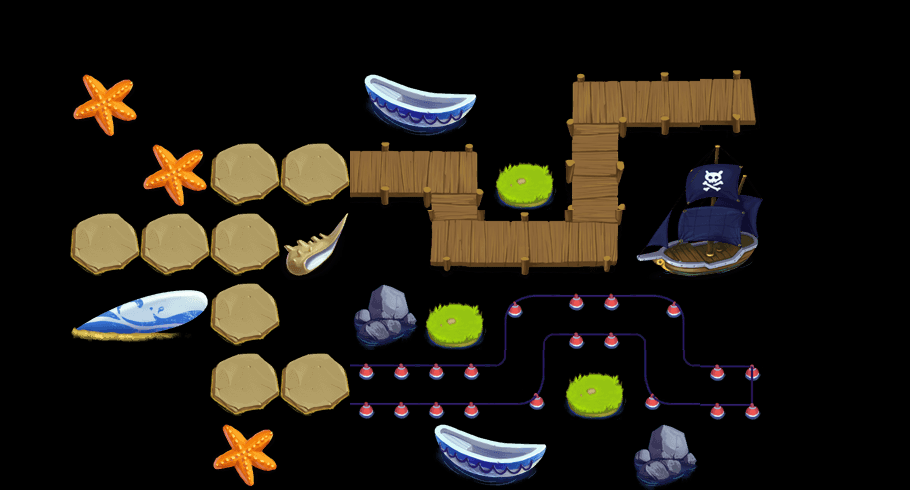

This is a level from a 2D game, rendered from its Tiled map with the project's own tilesets. A one-line summary and the map file follow, with tile-layer data summarised:
An orthogonal 13x7 tile map with 70x70 px tiles, 2 tile layers (content, things) and 47 objects (28x water, 3x waterTowerSeat, way1_0, way1_1, way1_2, ...).

<map version="1.0" orientation="orthogonal" width="13" height="7" tilewidth="70" tileheight="70">
 <tileset firstgid="1" name="theme1Tiles" tilewidth="70" tileheight="70" spacing="2" margin="2">
  <image source="theme4Tiles.png" width="512" height="512" />
  <tile id="3">
   <properties>
    <property name="thingIdx" value="309" />
   </properties>
  </tile>
  <tile id="5">
   <properties>
    <property name="thingIdx" value="310" />
   </properties>
  </tile>
  <tile id="7">
   <properties>
    <property name="thingIdx" value="405" />
   </properties>
  </tile>
  <tile id="9">
   <properties>
    <property name="thingIdx" value="201" />
   </properties>
  </tile>
  <tile id="10">
   <properties>
    <property name="thingIdx" value="308" />
   </properties>
  </tile>
  <tile id="12">
   <properties>
    <property name="thingIdx" value="121" />
   </properties>
  </tile>
  <tile id="13">
   <properties>
    <property name="thingIdx" value="122" />
   </properties>
  </tile>
  <tile id="15">
   <properties>
    <property name="thingIdx" value="120" />
   </properties>
  </tile>
  <tile id="16">
   <properties>
    <property name="thingIdx" value="123" />
   </properties>
  </tile>
  <tile id="17">
   <properties>
    <property name="thingIdx" value="101" />
   </properties>
  </tile>
  <tile id="19">
   <properties>
    <property name="way" value="1" />
   </properties>
  </tile>
  <tile id="20">
   <properties>
    <property name="way" value="1" />
   </properties>
  </tile>
  <tile id="21">
   <properties>
    <property name="way" value="1" />
   </properties>
  </tile>
  <tile id="22">
   <properties>
    <property name="way" value="1" />
   </properties>
  </tile>
  <tile id="23">
   <properties>
    <property name="way" value="1" />
   </properties>
  </tile>
  <tile id="24">
   <properties>
    <property name="way" value="1" />
   </properties>
  </tile>
  <tile id="25">
   <properties>
    <property name="way" value="1" />
   </properties>
  </tile>
  <tile id="26">
   <properties>
    <property name="way" value="1" />
   </properties>
  </tile>
  <tile id="27">
   <properties>
    <property name="way" value="1" />
   </properties>
  </tile>
  <tile id="28">
   <properties>
    <property name="way" value="1" />
   </properties>
  </tile>
  <tile id="29">
   <properties>
    <property name="way" value="1" />
   </properties>
  </tile>
  <tile id="30">
   <properties>
    <property name="way" value="1" />
   </properties>
  </tile>
  <tile id="31">
   <properties>
    <property name="way" value="1" />
   </properties>
  </tile>
  <tile id="32">
   <properties>
    <property name="way" value="1" />
   </properties>
  </tile>
  <tile id="33">
   <properties>
    <property name="way" value="1" />
   </properties>
  </tile>
  <tile id="34">
   <properties>
    <property name="way" value="1" />
   </properties>
  </tile>
  <tile id="35">
   <properties>
    <property name="way" value="1" />
   </properties>
  </tile>
  <tile id="36">
   <properties>
    <property name="way" value="1" />
   </properties>
  </tile>
  <tile id="37">
   <properties>
    <property name="way" value="1" />
   </properties>
  </tile>
  <tile id="38">
   <properties>
    <property name="way" value="1" />
   </properties>
  </tile>
  <tile id="39">
   <properties>
    <property name="way" value="1" />
   </properties>
  </tile>
  <tile id="40">
   <properties>
    <property name="way" value="1" />
   </properties>
  </tile>
  <tile id="41">
   <properties>
    <property name="way" value="1" />
   </properties>
  </tile>
  <tile id="42">
   <properties>
    <property name="way" value="1" />
   </properties>
  </tile>
  <tile id="43">
   <properties>
    <property name="way" value="1" />
   </properties>
  </tile>
  <tile id="44">
   <properties>
    <property name="way" value="1" />
   </properties>
  </tile>
  <tile id="45">
   <properties>
    <property name="way" value="1" />
   </properties>
  </tile>
  <tile id="46">
   <properties>
    <property name="way" value="1" />
   </properties>
  </tile>
  <tile id="47">
   <properties>
    <property name="way" value="1" />
   </properties>
  </tile>
 </tileset>
 <layer name="content" width="13" height="7">
  <data>[91 cells, 25 non-empty, 15 distinct tile ids]</data>
 </layer>
 <layer name="things" width="13" height="7">
  <data>[91 cells, 19 non-empty, 12 distinct tile ids]</data>
 </layer>
 <objectgroup name="objs" width="13" height="7">
  <object name="water" x="374" y="34" width="24" height="22" />
  <object name="water" x="375" y="95" width="24" height="22" />
  <object name="water" x="378" y="308" width="24" height="22" />
  <object name="water" x="591" y="446" width="24" height="22" />
  <object name="water" x="455" y="444" width="24" height="22" />
  <object name="water" x="510" y="444" width="24" height="22" />
  <object name="water" x="651" y="448" width="24" height="22" />
  <object name="water" x="721" y="449" width="24" height="22" />
  <object name="water" x="798" y="450" width="24" height="22" />
  <object name="water" x="793" y="374" width="24" height="22" />
  <object name="water" x="790" y="304" width="24" height="22" />
  <object name="water" x="716" y="304" width="24" height="22" />
  <object name="water" x="718" y="245" width="24" height="22" />
  <object name="water" x="656" y="244" width="24" height="22" />
  <object name="water" x="660" y="170" width="24" height="22" />
  <object name="water" x="721" y="166" width="24" height="22" />
  <object name="water" x="798" y="169" width="24" height="22" />
  <object name="water" x="795" y="236" width="24" height="22" />
  <object name="water" x="795" y="102" width="24" height="22" />
  <object name="water" x="796" y="33" width="24" height="22" />
  <object name="water" x="719" y="28" width="24" height="22" />
  <object name="water" x="654" y="28" width="24" height="22" />
  <object name="water" x="579" y="27" width="24" height="22" />
  <object name="water" x="516" y="25" width="24" height="22" />
  <object name="water" x="439" y="23" width="24" height="22" />
  <object name="water" x="442" y="94" width="24" height="22" />
  <object name="water" x="511" y="92" width="24" height="22" />
  <object name="waterTowerSeat" x="509" y="175" width="27" height="23" />
  <object name="waterTowerSeat" x="441" y="311" width="27" height="23" />
  <object name="waterTowerSeat" x="579" y="379" width="27" height="23" />
  <object name="way1_0" x="719" y="91" width="20" height="17" />
  <object name="way1_1" x="584" y="91" width="20" height="17" />
  <object name="way1_2" x="583" y="232" width="20" height="17" />
  <object name="way1_3" x="449" y="232" width="20" height="17" />
  <object name="way1_4" x="441" y="164" width="20" height="17" />
  <object name="way1_5" x="234" y="161" width="20" height="17" />
  <object name="way1_6" x="232" y="232" width="20" height="17" />
  <object name="way1_7" x="95" y="234" width="20" height="17" />
  <object name="way2_0" x="723" y="378" width="20" height="17" />
  <object name="way2_1" x="654" y="370" width="20" height="17" />
  <object name="way2_2" x="644" y="308" width="20" height="17" />
  <object name="way2_3" x="516" y="311" width="20" height="17" />
  <object name="way2_4" x="510" y="371" width="20" height="17" />
  <object name="way2_5" x="235" y="371" width="20" height="17" />
  <object name="way2_6" x="241" y="235" width="20" height="17" />
  <object name="way2_7" x="103" y="234" width="20" height="17" />
  <object name="water" x="371" y="449" width="24" height="22" />
 </objectgroup>
</map>
